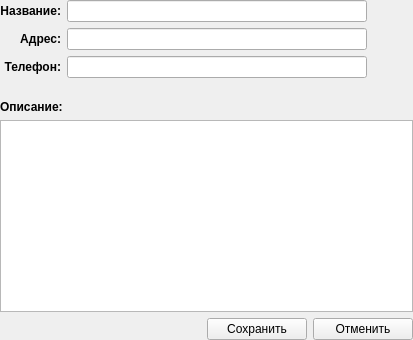
             <widget class="QWidget" name="shopWritePage">
              <layout class="QGridLayout" name="gridLayout_21">
               <property name="leftMargin">
                <number>0</number>
               </property>
               <property name="topMargin">
                <number>0</number>
               </property>
               <property name="rightMargin">
                <number>0</number>
               </property>
               <property name="bottomMargin">
                <number>0</number>
               </property>
               <item row="2" column="2">
                <widget class="QPushButton" name="shopSaveButton">
                 <property name="text">
                  <string>Сохранить</string>
                 </property>
                </widget>
               </item>
               <item row="2" column="0" colspan="2">
                <spacer name="horizontalSpacer_13">
                 <property name="orientation">
                  <enum>Qt::Horizontal</enum>
                 </property>
                 <property name="sizeHint" stdset="0">
                  <size>
                   <width>175</width>
                   <height>20</height>
                  </size>
                 </property>
                </spacer>
               </item>
               <item row="2" column="3">
                <widget class="QPushButton" name="shopCancelButton">
                 <property name="text">
                  <string>Отменить</string>
                 </property>
                </widget>
               </item>
               <item row="0" column="0" rowspan="2" colspan="4">
                <layout class="QGridLayout" name="gridLayout_22">
                 <item row="1" column="0">
                  <widget class="QLabel" name="label_45">
                   <property name="font">
                    <font>
                     <weight>75</weight>
                     <bold>true</bold>
                    </font>
                   </property>
                   <property name="text">
                    <string>Адрес:</string>
                   </property>
                   <property name="alignment">
                    <set>Qt::AlignRight|Qt::AlignTrailing|Qt::AlignVCenter</set>
                   </property>
                  </widget>
                 </item>
                 <item row="2" column="0">
                  <widget class="QLabel" name="label_46">
                   <property name="font">
                    <font>
                     <weight>75</weight>
                     <bold>true</bold>
                    </font>
                   </property>
                   <property name="text">
                    <string>Телефон:</string>
                   </property>
                   <property name="alignment">
                    <set>Qt::AlignRight|Qt::AlignTrailing|Qt::AlignVCenter</set>
                   </property>
                  </widget>
                 </item>
                 <item row="0" column="0">
                  <widget class="QLabel" name="label_41">
                   <property name="font">
                    <font>
                     <weight>75</weight>
                     <bold>true</bold>
                    </font>
                   </property>
                   <property name="text">
                    <string>Название:</string>
                   </property>
                   <property name="alignment">
                    <set>Qt::AlignRight|Qt::AlignTrailing|Qt::AlignVCenter</set>
                   </property>
                  </widget>
                 </item>
                 <item row="0" column="1" colspan="2">
                  <widget class="QLineEdit" name="shopNameEdit">
                   <property name="minimumSize">
                    <size>
                     <width>300</width>
                     <height>0</height>
                    </size>
                   </property>
                  </widget>
                 </item>
                 <item row="1" column="1" colspan="2">
                  <widget class="QLineEdit" name="shopAddressEdit">
                   <property name="minimumSize">
                    <size>
                     <width>300</width>
                     <height>0</height>
                    </size>
                   </property>
                  </widget>
                 </item>
                 <item row="2" column="1" colspan="2">
                  <widget class="QLineEdit" name="shopPhoneEdit">
                   <property name="minimumSize">
                    <size>
                     <width>300</width>
                     <height>0</height>
                    </size>
                   </property>
                  </widget>
                 </item>
                 <item row="4" column="0" colspan="4">
                  <widget class="QPlainTextEdit" name="shopDescriptionEdit"/>
                 </item>
                 <item row="3" column="0" colspan="4">
                  <widget class="QLabel" name="label_42">
                   <property name="minimumSize">
                    <size>
                     <width>0</width>
                     <height>30</height>
                    </size>
                   </property>
                   <property name="font">
                    <font>
                     <weight>75</weight>
                     <bold>true</bold>
                    </font>
                   </property>
                   <property name="text">
                    <string>Описание:</string>
                   </property>
                   <property name="alignment">
                    <set>Qt::AlignBottom|Qt::AlignLeading|Qt::AlignLeft</set>
                   </property>
                  </widget>
                 </item>
                 <item row="0" column="3" rowspan="3">
                  <spacer name="horizontalSpacer_8">
                   <property name="orientation">
                    <enum>Qt::Horizontal</enum>
                   </property>
                   <property name="sizeHint" stdset="0">
                    <size>
                     <width>40</width>
                     <height>20</height>
                    </size>
                   </property>
                  </spacer>
                 </item>
                </layout>
               </item>
              </layout>
             </widget>
